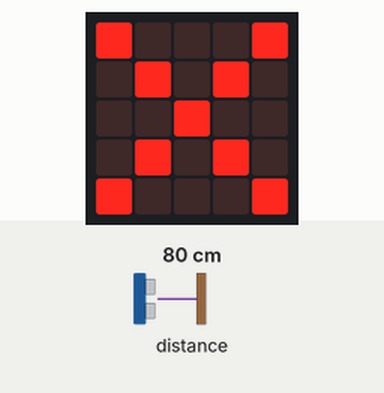
This program was run on a simulated BBC micro:bit (MakeCode). Parts: the board's 5×5 LED display. The inputs (shaded band) are chosen by the test bench; at power-on: distance to the obstacle 80 cm.

Above: at 1.2 s.
1.3 s: distance to the obstacle set to 12 cm
3.0 s: distance to the obstacle set to 9 cm
At 4.2 s:
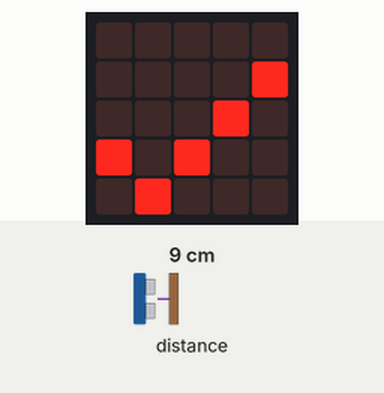
4.6 s: distance to the obstacle set to 18 cm
At 5.5 s:
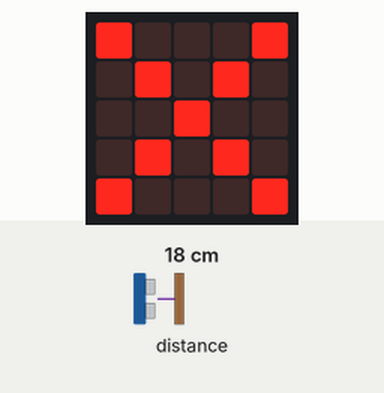
6.4 s: distance to the obstacle set to 2 cm
At 8.1 s:
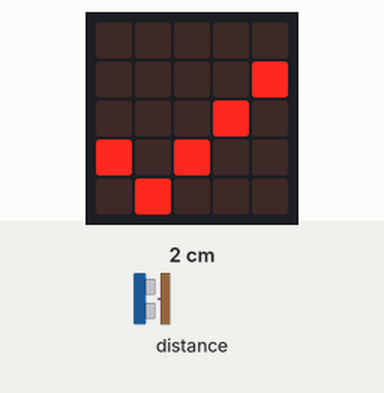
Timing chart, 0 to 9.3 s (numbered marks = the images above; inputs shaded):
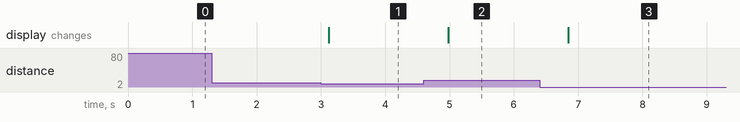

The program:

main.ts
```typescript
let distância = 0
basic.forever(function () {
    distância = sonar.ping(
    DigitalPin.P0,
    DigitalPin.P1,
    PingUnit.Centimeters
    )
    if (distância <= 10) {
        basic.showIcon(IconNames.Yes)
    } else {
        basic.showIcon(IconNames.No)
    }
})
```

test.ts
```typescript
// testes vão aqui; isto não será compilado quando este pacote for usado como uma extensão.
```

Measured:
- the behaviour switches between 11 and 10 cm on distance to the obstacle (found by bisection; images 0 and 1)
- after the input at 1.3 s, every drawn part: stays the same
- after the input at 3.0 s, the display: changes after 0.12 s (image 1)
- after the input at 4.6 s, the display: changes after 0.38 s (image 2)
- after the input at 6.4 s, the display: changes after 0.45 s (image 3)
